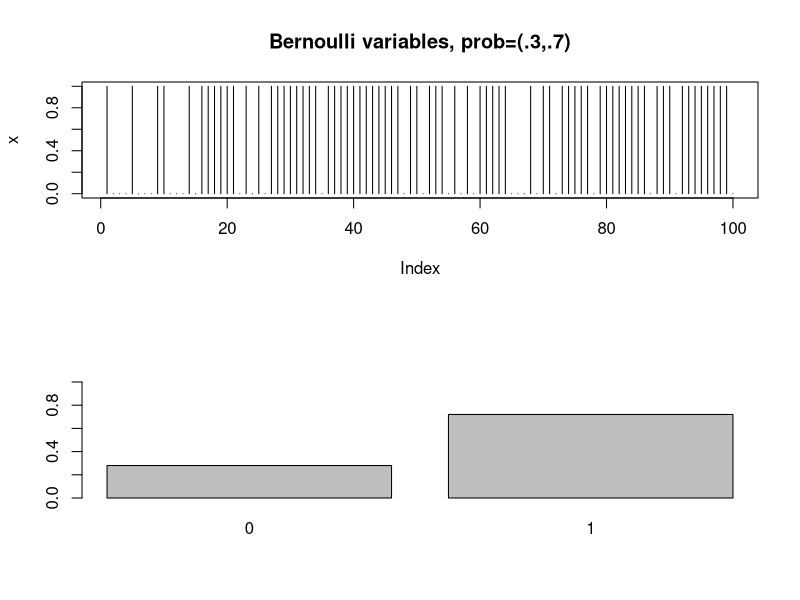
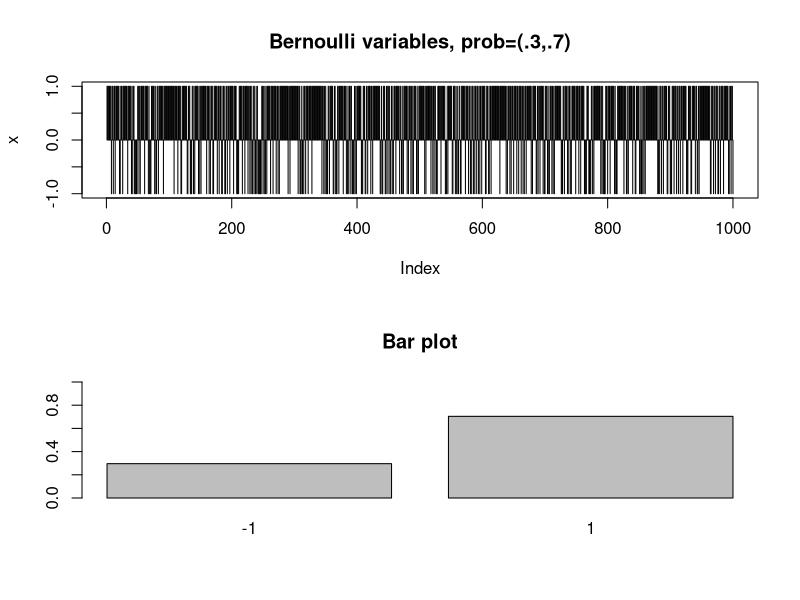
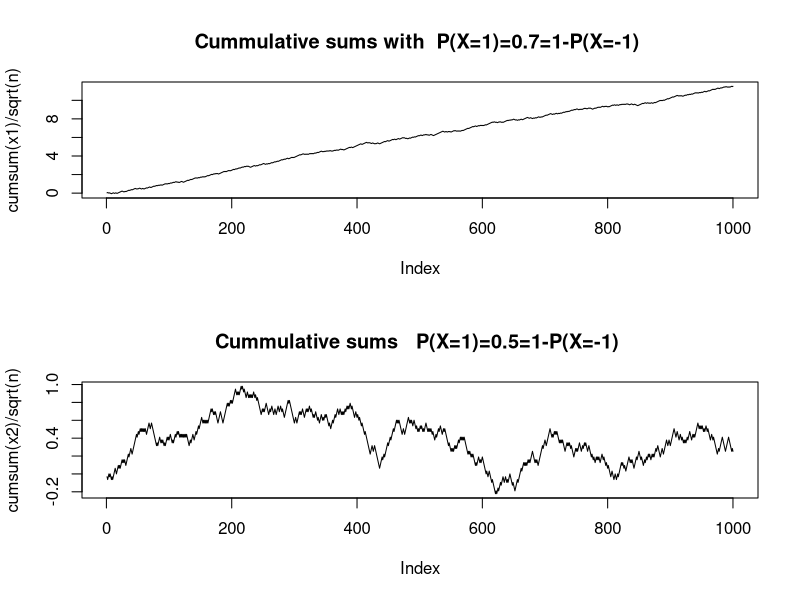
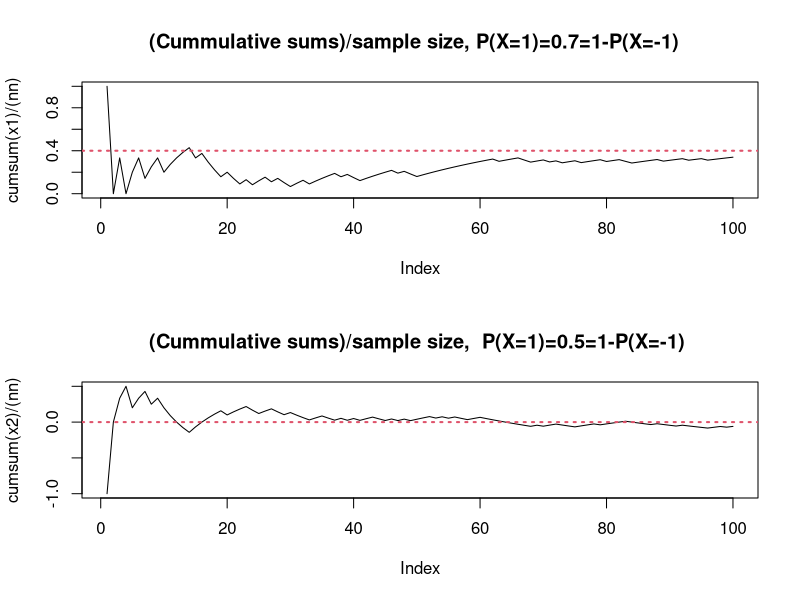

These figures' R source, in order:
# Bernoulli distribution of parameter p=0.7
n <- 100
x <- sample(c(0,1), n, replace=T, prob=c(.3,.7))
par(mfrow=c(2,1))
plot(x, type='h',main="Bernoulli variables, prob=(.3,.7)")
barplot(table(x)/n, ylim = c(0,1))

# Bernoulli distribution of parameter p=0.8 and X =-1 and +1
n <- 1000
x <- sample(c(-1,1), n, replace=T, prob=c(.3,.7))
par(mfrow=c(2,1))
plot(x, type='h', main="Bernoulli variables, prob=(.3,.7)")
barplot(table(x)/n, ylim = c(0,1), main = "Bar plot")

# Cummulative sums  X =-1 and +1 with scaling 1/sqrt(n)
n <- 1000
x1 <- sample(c(-1,1), n, replace=T, prob=c(.3,.7))
x2 <- sample(c(-1,1), n, replace=T, prob=c(.5,.5))
par(mfrow=c(2,1))
plot(cumsum(x1)/sqrt(n), type='l',main="Cummulative sums with  P(X=1)=0.7=1-P(X=-1) ")
plot(cumsum(x2)/sqrt(n), type='l',main="Cummulative sums   P(X=1)=0.5=1-P(X=-1) ")

# Cummulative sums  X =-1 and +1 with scaling 1/(n)
n <- 100
nn<-((1:n))
x1 <- sample(c(-1,1), n, replace=T, prob=c(.3,.7))
x2 <- sample(c(-1,1), n, replace=T, prob=c(.5,.5))
par(mfrow=c(2,1))
plot(cumsum(x1)/(nn), type='l',
     main="(Cummulative sums)/sample size, P(X=1)=0.7=1-P(X=-1)  ")
abline(h=0.4, col=2,lwd=2, lty=3)
plot(cumsum(x2)/(nn), type='l',
     main="(Cummulative sums)/sample size,  P(X=1)=0.5=1-P(X=-1) ")
abline(h=0.0, col=2,lwd=2, lty=3)

